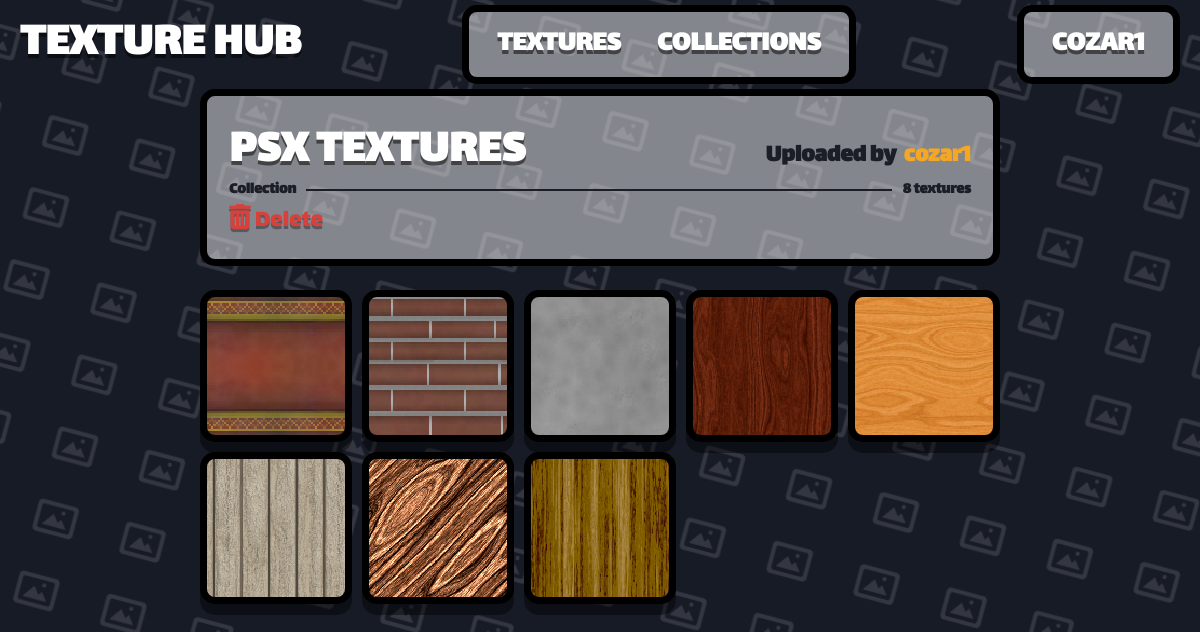
Before: /collection/1 (signed in) with the older database file.
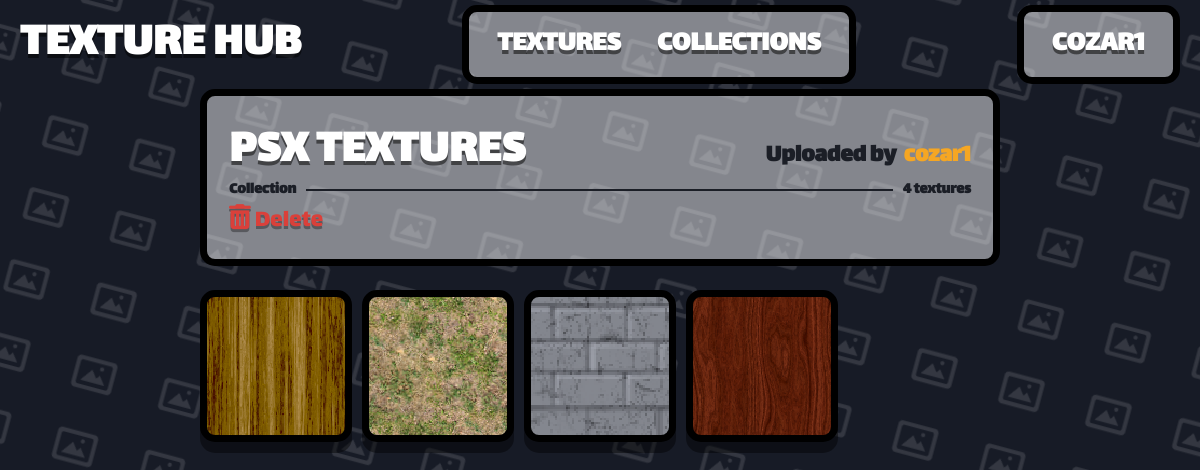
After: the same page with the newer database file.
### app.py (models this page shows)
class User(db.Model):  # pylint: disable=too-few-public-methods
    __tablename__ = "User"
    user_id = db.Column(db.Integer, primary_key=True)
    user_name = db.Column(db.String(80), unique=True, nullable=False)
    user_password = db.Column(db.String(120), nullable=False)
    user_rating = db.Column(db.Integer, default=0)

class Collection(db.Model):  # pylint: disable=too-few-public-methods
    __tablename__ = "Collection"
    collection_id = db.Column(db.Integer, primary_key=True)
    collection_name = db.Column(db.String(80), unique=True, nullable=False)
    collection_user_id = db.Column(db.String(120), nullable=False)
    collection_rating = db.Column(db.Integer, default=0)

class Texture(db.Model):  # pylint: disable=too-few-public-methods
    __tablename__ = "Texture"
    texture_id = db.Column(db.Integer, primary_key=True)
    texture_name = db.Column(db.String(80), unique=True, nullable=False)
    texture_address = db.Column(db.String(120), nullable=False)
    texture_user_id = db.Column(db.Integer, default=0)
    texture_tags = db.Column(db.String(200), nullable=True)

### app.py (the view)
@app.route("/collection/<_collection_id>", methods=["GET", "POST"])
@login_required
def collection_detail(user, _collection_id):
    collection_obj = Collection.query.filter_by(collection_id=_collection_id).one()
    collection_user = User.query.filter_by(
        user_id=collection_obj.collection_user_id
    ).one()
    texture_links = TextureCollection.query.filter_by(
        collection_id=collection_obj.collection_id
    ).all()
    textures = [
        Texture.query.filter_by(texture_id=link.texture_id).one()
        for link in texture_links
    ]
    return render_template(
        "collection.html",
        user=user,
        collection=collection_obj,
        collection_user=collection_user,
        textures=textures,
    )

### app.py (called while the page is built)
def get_current_user():
    user_id = session.get("user_id")
    if user_id is None:
        return None
    return User.query.get(user_id)

@app.template_filter("texture_url")
def texture_image_url(address):
    if not address:
        return DEFAULT_TEXTURE_URL
    addr = str(address).strip().replace("\\", "/")
    if addr.startswith("/static/images/"):
        rel = addr[len("/static/images/"):]
    elif addr.startswith("static/images/"):
        rel = addr[len("static/images/"):]
    else:
        rel = os.path.basename(addr)
    rel = os.path.basename(rel)
    if not rel or rel.startswith("."):
        return DEFAULT_TEXTURE_URL
    full = os.path.join(STATIC_IMAGES_DIR, rel)
    if os.path.isfile(full):
        return f"/static/images/{rel}"
    return DEFAULT_TEXTURE_URL

def login_required(view):
    @wraps(view)
    def wrapped(*args, **kwargs):
        user = get_current_user()
        if user is None:
            return redirect("/login")
        return view(user, *args, **kwargs)
    return wrapped

### templates/collection.html (shortened to what this page needs)
{% extends "template.html" %}
{% block content %}
<div class="th-detail-panel">
    <div class="th-detail-title-row">
        <h1 class="th-detail-title">{{ collection.collection_name }}</h1>
        <div class="th-detail-author">Uploaded by <a class="th-signup-link"
                href="/user/{{ collection_user.user_name }}">{{ collection_user.user_name }}</a></div>
    </div>
    <div class="th-collection-row">
        <span class="th-stat-label">Collection</span>
        <div class="th-stat-track"></div>
        <span class="th-stat-value">{{ textures|length }} textures</span>
    </div>
    {% if collection_user == user %}
    <a href="/delete_collection/{{collection.collection_id}}" class="delete"><i class="fa-solid fa-trash-can"></i>
        Delete</a>
    {% endif %}
</div>
<div class="th-texture-grid" style="margin-top: 24px;">
    {% for item in textures %}
    {% include "texture_template.html" %}
    {% endfor %}
</div>
{% endblock %}

### templates/template.html (shortened to what this page needs)
<!DOCTYPE html>
<html lang="en">
<head>
    <link rel="stylesheet" href="https://cdnjs.cloudflare.com/ajax/libs/font-awesome/6.5.2/css/all.min.css">
    <link rel="stylesheet" href="/static/style.css">
</head>
<body class="th-body">
    {% if request.endpoint not in ('login', 'signup') %}
    <header class="th-navbar">
        <a href="/" class="th-brand">TEXTURE HUB</a>
        <div class="container">
            <ul class="th-nav-links">
                <li><a href="/0" class="th-nav-link {% if request.path == '/' %}is-active{% endif %}">TEXTURES</a></li>
                <li><a href="/1"
                        class="th-nav-link {% if request.path == '/collections' %}is-active{% endif %}">COLLECTIONS</a>
                </li>
            </ul>
        </div>
        <div class="container">
            <ul class="th-nav-links">
                {% if user %}
                <li><a class="th-nav-link" href="/user/{{ user.user_name }}">{{ user.user_name }}</a></li>
                {% else %}
                <li><a href="/login" class="th-nav-link {% if request.path == '/' %}is-active{% endif %}">Login</a></li>
                {% endif %}
            </ul>
        </div>
    </header>
    {% endif %}
    <main class="th-page">
        {% block content %}
        {% endblock %}
    </main>
</body>
</html>

### templates/texture_template.html
<a href="/texture/{{ item.texture_id }}" class="item"
    style="background-image: url('{{ item.texture_address | texture_url }}'); background-size: cover; background-position: center; background-repeat: no-repeat;">
    <div class="item-thumb"></div>
</a>

Changed rows visible on the page:
removed Texture: texture_address|texture_url (picture)
removed Texture: texture_address|texture_url (picture)
no longer on this page (row unchanged): Texture: texture_address|texture_url (picture)
removed Texture: texture_address|texture_url (picture)
removed Texture: texture_address|texture_url (picture)
no longer on this page (row unchanged): Texture: texture_address|texture_url (picture)
shown differently, row unchanged: Texture (number 1 of 4 on the later page): moves up the list
now on this page (row unchanged): Texture: texture_address|texture_url (picture)
now on this page (row unchanged): Texture: texture_address|texture_url (picture)
Other visible differences:
{{ textures|length }}: "8" → "4"
